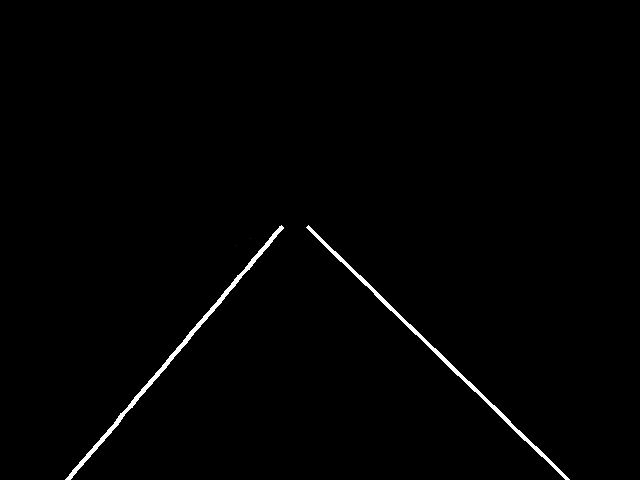
#> input picture MPC/mask/mask_test01.png, 640 x 480 px
$ python mask_line_detection.py
#> lines starting #> are read from the running program, lines starting #| are printed output that depends on the picture; after the words box and inside, x2 and y2 are one past the last pixel; in counts of white or black regions, pixels touching at a corner belong together
import cv2
import numpy as np
import math

# [Outras funções (trace_line, order_line_pixels, align_lines, merge_lines, resample_line, calculate_center_line) permanecem as mesmas]
def trace_line(roi, start_x, start_y, visited, max_gap=2):
    """Rastrea uma linha a partir de um pixel branco, seguindo pixels adjacentes com prioridade diagonal, tolerando pequenos gaps."""
    line_pixels = [(start_x, start_y)]
    visited[start_y, start_x] = True
    stack = [(start_x, start_y)]

    while stack:
        x, y = stack.pop()
        # Procurar em uma janela 5x5 para tolerar pequenos gaps
        for dy in range(-max_gap, max_gap + 1):
            for dx in range(-max_gap, max_gap + 1):
                if dx == 0 and dy == 0:
                    continue
                new_x, new_y = x + dx, y + dy
                if (0 <= new_x < roi.shape[1] and 0 <= new_y < roi.shape[0] and
                    not visited[new_y, new_x] and roi[new_y, new_x] == 255):
                    line_pixels.append((new_x, new_y))
                    visited[new_y, new_x] = True
                    stack.append((new_x, new_y))
    return line_pixels

def order_line_pixels(line_pixels):
    """Ordena os pontos de uma linha com base no valor de y (de menor para maior)."""
    if len(line_pixels) < 2:
        return line_pixels
    # Ordenar por y, e para y iguais, por x
    sorted_pixels = sorted(line_pixels, key=lambda p: (p[1], p[0]))
    return sorted_pixels

def align_lines(line1_pixels, line2_pixels):
    """Alinha as direções das duas linhas para que sigam a mesma orientação (de menor y para maior y)."""
    # Verificar os pontos inicial e final de cada linha
    start1_y = line1_pixels[0][1]
    end1_y = line1_pixels[-1][1]
    start2_y = line2_pixels[0][1]
    end2_y = line2_pixels[-1][1]

    # Se a linha 2 estiver na direção oposta (começando com y maior), invertê-la
    if start2_y > end2_y:
        line2_pixels = list(reversed(line2_pixels))

    # Garantir que ambas as linhas comecem com o menor y
    if start1_y > end1_y:
        line1_pixels = list(reversed(line1_pixels))

    return line1_pixels, line2_pixels

def merge_lines(lines, max_distance=5):
    """Junta linhas que estão próximas umas das outras (extremidades a poucos pixels de distância)."""
    if not lines:
        return lines

    merged_lines = [lines[0]]
    for i in range(1, len(lines)):
        current_line = lines[i]
        merged = False
        for j in range(len(merged_lines)):
            prev_line = merged_lines[j]
            # Verificar distância entre extremos
            start1, end1 = prev_line[0], prev_line[-1]
            start2, end2 = current_line[0], current_line[-1]
            distances = [
                math.sqrt((start1[0] - start2[0])**2 + (start1[1] - start2[1])**2),
                math.sqrt((start1[0] - end2[0])**2 + (start1[1] - end2[1])**2),
                math.sqrt((end1[0] - start2[0])**2 + (end1[1] - start2[1])**2),
                math.sqrt((end1[0] - end2[0])**2 + (end1[1] - end2[1])**2)
            ]
            min_dist = min(distances)
            if min_dist <= max_distance:
                # Juntar as linhas
                if distances.index(min_dist) == 0:  # start1 -> start2
                    merged_lines[j] = list(reversed(current_line)) + prev_line
                elif distances.index(min_dist) == 1:  # start1 -> end2
                    merged_lines[j] = current_line + prev_line
                elif distances.index(min_dist) == 2:  # end1 -> start2
                    merged_lines[j] = prev_line + current_line
                else:  # end1 -> end2
                    merged_lines[j] = prev_line + list(reversed(current_line))
                merged = True
                break
        if not merged:
            merged_lines.append(current_line)
    return merged_lines

def resample_line(line_pixels, num_points=50):
    """Reamostra uma linha para ter um número fixo de pontos, interpolando linearmente com base na distância acumulada."""
    if len(line_pixels) < 2:
        return line_pixels

    # Calcular distâncias acumuladas
    distances = [0]
    total_length = 0
    for i in range(1, len(line_pixels)):
        x1, y1 = line_pixels[i-1]
        x2, y2 = line_pixels[i]
        dist = math.sqrt((x2 - x1)**2 + (y2 - y1)**2)
        total_length += dist
        distances.append(total_length)

    if total_length == 0:
        return line_pixels

    # Normalizar as distâncias
    distances = [d / total_length for d in distances]

    # Gerar novos pontos
    new_points = []
    step = 1.0 / (num_points - 1)
    for i in range(num_points):
        t = i * step
        # Encontrar o intervalo onde t está
        for j in range(len(distances) - 1):
            if distances[j] <= t <= distances[j + 1]:
                frac = (t - distances[j]) / (distances[j + 1] - distances[j])
                x1, y1 = line_pixels[j]
                x2, y2 = line_pixels[j + 1]
                x = x1 + frac * (x2 - x1)
                y = y1 + frac * (y2 - y1)
                new_points.append((int(x), int(y)))
                break
        if t >= distances[-1]:  # Último ponto
            new_points.append(line_pixels[-1])

    return new_points

def calculate_center_line(line1_pixels, line2_pixels, num_points=50):
    """Calcula a linha central reamostrando e alinhando as duas linhas com base na distância acumulada, com suavização."""
    if not line1_pixels or not line2_pixels:
        return []

    # Ordenar os pontos de cada linha por y
    line1_pixels = order_line_pixels(line1_pixels)
    line2_pixels = order_line_pixels(line2_pixels)

    # Alinhar as direções das linhas
    line1_pixels, line2_pixels = align_lines(line1_pixels, line2_pixels)

    # Reamostrar ambas as linhas
    line1_resampled = resample_line(line1_pixels, num_points)
    line2_resampled = resample_line(line2_pixels, num_points)

    # Calcular a linha central como a média dos pontos correspondentes
    center_line = []
    min_length = min(len(line1_resampled), len(line2_resampled))
    for i in range(min_length):
        x1, y1 = line1_resampled[i]
        x2, y2 = line2_resampled[i]
        center_x = (x1 + x2) / 2
        center_y = (y1 + y2) / 2
        center_line.append((int(center_x), int(center_y)))

    # Suavizar a linha central com média móvel (janela de 5 pontos)
    smoothed_center_line = []
    window_size = 15
    for i in range(len(center_line)):
        if i < window_size - 1:
            # Para os primeiros pontos, usar média parcial
            window = center_line[:i + 1]
        elif i >= len(center_line) - (window_size - 1):
            # Para os últimos pontos, usar média parcial
            window = center_line[i - (window_size - 1):]
        else:
            # Janela completa
            window = center_line[i - (window_size - 1):i + 1]
        avg_x = int(sum(p[0] for p in window) / len(window))
        avg_y = int(sum(p[1] for p in window) / len(window))
        smoothed_center_line.append((avg_x, avg_y))

    return smoothed_center_line

# [Outras funções (trace_line, order_line_pixels, align_lines, merge_lines, resample_line, calculate_center_line) permanecem as mesmas]

def process_mask(mask_path, nmpc_pred=None, current_state=None):
    """Processa uma imagem de máscara para identificar linhas brancas apenas na ROI e exibe previsões NMPC."""
#> called with mask_path = '../mask/mask_test01.png'
    # Carregar a imagem
    mask = cv2.imread(mask_path, cv2.IMREAD_GRAYSCALE)
#> mask is the input picture: shape (480, 640); min 0, max 255, mean 2.4
    if mask is None:
        print("Erro: Não foi possível carregar a imagem.")
        return None, None, None, False, []

    # Definir ROI
    height, width = mask.shape
    roi_x = int(width * 0.05)
    roi_width = int(width * 0.90)
    roi_y = int(height * 0.5)
    roi_height = int(height * 0.6)
    roi = mask[roi_y:roi_y + roi_height, roi_x:roi_x + roi_width]
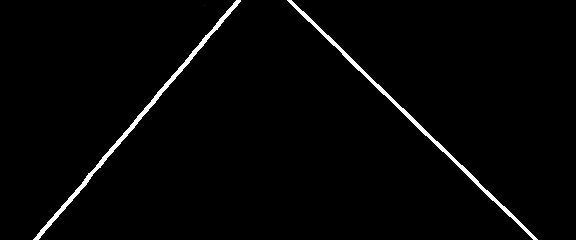
#> roi: shape (240, 576); min 0, max 255, mean 5
    print(f"ROI dimensions: width={roi_width}, height={roi_height}")
#| ROI dimensions: width=576, height=288

    # Encontrar pixels brancos (valor 255) dentro da ROI
    white_pixels = np.column_stack(np.where(roi == 255))
#> white_pixels = 2716 pairs, first value 0 to 239, second value 33 to 537
    if len(white_pixels) == 0:
        print("Nenhum pixel branco detectado na ROI.")
        cv2.imshow('Máscara sem Linhas', roi)
        cv2.waitKey(0)
        cv2.destroyAllWindows()
        return None, None, roi, False, []

    # Rastrear todas as linhas a partir de pixels brancos não visitados dentro da ROI
    visited = np.zeros_like(roi, dtype=bool)
    lines = []
    for y, x in white_pixels:
        if not visited[y, x]:
            line_pixels = trace_line(roi, x, y, visited, max_gap=2)
            if len(line_pixels) > 10:  # Filtrar linhas muito curtas
                lines.append(line_pixels)
#> this loop made 2716 passes
#> (y, x) on passes 1, 6: (0, 236), (0, 287)
#> after the loop, lines = 2 items

    # Juntar linhas que estão conectadas ou muito próximas
    lines = merge_lines(lines, max_distance=5)
#> the loop in merge_lines, `for i in range(1, len(lines)):` made 1 pass

    # Verificar se pelo menos uma linha foi detectada
    if not lines:
        print("Nenhuma linha detectada a partir dos pixels brancos na ROI.")
        cv2.imshow('Máscara sem Linhas', roi)
        cv2.waitKey(0)
        cv2.destroyAllWindows()
        return None, None, roi, False, []

    # Calcular a linha central ao longo das duas linhas
    center_line = []
    if len(lines) >= 2:
        line1_pixels = lines[0]  # Linha esquerda
#> line1_pixels = 1388 pairs, first value 33 to 240, second value 0 to 239
        line2_pixels = lines[1]  # Linha direita
#> line2_pixels = 1328 pairs, first value 287 to 537, second value 0 to 239
        center_line = calculate_center_line(line1_pixels, line2_pixels, num_points=50)
#> in order_line_pixels, `sorted_pixels = sorted(line_pixels, key=lambda p: (p[1], p[0]))`: sorted_pixels has the same summary as line1_pixels in process_mask
#> in align_lines, `start1_y = line1_pixels[0][1]`: start1_y = 0
#> in align_lines, `end1_y = line1_pixels[-1][1]`: end1_y = 239
#> in align_lines, `start2_y = line2_pixels[0][1]`: start2_y = 0
#> in align_lines, `end2_y = line2_pixels[-1][1]`: end2_y = 239
#> the loop in resample_line, `for i in range(1, len(line_pixels)):` made 1387 passes
#> (x1, y1, x2, y2, dist, total_length) on passes 1 to 3: (236, 0, 237, 0, 1, 1), (237, 0, 238, 0, 1, 2), (238, 0, 239, 0, 1, 3)
#> after the loop in resample_line, `for i in range(1, len(line_pixels)):`: distances = 1388 values from 0 to 2515.2; total_length = 2515.2
#> in resample_line, `distances = [d / total_length for d in distances]`: distances = 1388 values from 0 to 1
#> after the loop in resample_line, `for i in range(num_points):`: new_points = 50 pairs, first value 37 to 236, second value 0 to 239
#> in calculate_center_line, `line1_resampled = resample_line(line1_pixels, num_points)`: line1_resampled has the same summary as new_points in resample_line
#> the loop in resample_line (call 2), `for i in range(1, len(line_pixels)):` made 1327 passes
#> (x1, y1, x2, y2, dist, total_length) on passes 1 to 3: (287, 0, 288, 0, 1, 1), (288, 0, 289, 0, 1, 2), (289, 0, 290, 0, 1, 3)
#> the loop in calculate_center_line, `for i in range(len(center_line)):` made 50 passes

    # Imprimir os pontos da linha central para depuração
    print("Center line points (x, y):")
    for x, y in center_line[:5]:  # Mostrar os primeiros 5 pontos para não sobrecarregar
        print(f"  ({x}, {y})")
#> this loop made 5 passes
#> (x, y) on passes 1 to 5: (261, 0), (262, 2), (262, 5), (263, 7), (263, 9)
#> (printed output is left out)

    # Visualizar linhas detectadas com cores diferentes apenas na ROI
    line_display = cv2.cvtColor(roi, cv2.COLOR_GRAY2BGR)
    colors = [(0, 255, 0), (0, 0, 255)]
    for idx, line_pixels in enumerate(lines[:2]):  # Usar apenas as duas primeiras linhas
        color = colors[idx % len(colors)]
        for i in range(len(line_pixels) - 1):
            x1, y1 = line_pixels[i]
            x2, y2 = line_pixels[i + 1]
            cv2.line(line_display, (x1, y1), (x2, y2), color, 2)
#> this loop made 2 passes
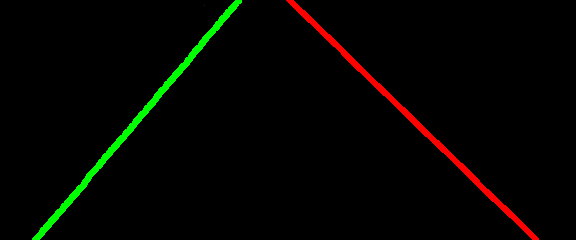
#> line_display: shape (240, 576, 3); mean B, G, R 0, 4, 3.8
    if center_line:
        for i in range(len(center_line) - 1):
            x1, y1 = center_line[i]
            x2, y2 = center_line[i + 1]
            cv2.line(line_display, (x1, y1), (x2, y2), (255, 255, 255), 2)  # Linha central branca
#> this loop made 49 passes
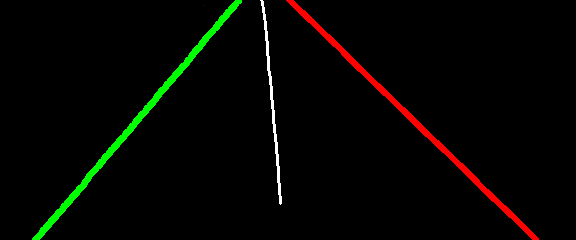
#> line_display: shape (240, 576, 3); 0.44% of pixels changed, all inside (x1, y1, x2, y2) = (260, 0, 282, 205)

    # Desenhar a trajetória predita pelo NMPC
    if nmpc_pred is not None and current_state is not None:
        # Extrair as posições preditas (x, y) do X_pred
        x_pred = nmpc_pred[0, :].flatten()  # Converter para array 1D
        y_pred = nmpc_pred[1, :].flatten()  # Converter para array 1D
        x_current, y_current = current_state[0] * 100.0, current_state[1] * 100.0  # Re-escalar para pixels

        # Imprimir valores para depuração
        print("Predicted trajectory points (x_pred, y_pred) in pixels:")
        for i in range(len(x_pred)):
            x_pixel = x_pred[i] * 100.0  # Re-escalar para pixels
            y_pixel = y_pred[i] * 100.0
            print(f"  Step {i}: ({x_pixel:.1f}, {y_pixel:.1f})")
        print(f"Current position in pixels: x={x_current:.1f}, y={y_current:.1f}")

        # Desenhar a trajetória predita como uma linha tracejada (vermelha)
        for i in range(len(x_pred) - 1):
            x1 = int(x_pred[i] * 100.0)  # Re-escalar para pixels
            y1 = int(y_pred[i] * 100.0)
            x2 = int(x_pred[i + 1] * 100.0)
            y2 = int(y_pred[i + 1] * 100.0)
            # Verificar se as coordenadas estão dentro da ROI
            if (0 <= x1 < roi_width and 0 <= y1 < roi_height) and (0 <= x2 < roi_width and 0 <= y2 < roi_height):
                cv2.line(line_display, (x1, y1), (x2, y2), (0, 0, 255), 2, cv2.LINE_4)  # Linha tracejada
            else:
                print(f"Warning: Predicted point out of ROI bounds at step {i}: ({x1}, {y1}) to ({x2}, {y2})")

        # Desenhar um marcador na posição atual (verde)
        if 0 <= int(x_current) < roi_width and 0 <= int(y_current) < roi_height:
            cv2.circle(line_display, (int(x_current), int(y_current)), 5, (0, 255, 0), -1)
        else:
            print(f"Warning: Current position out of ROI bounds: ({x_current}, {y_current})")

    cv2.imshow('Linhas Detectadas', line_display)
    cv2.waitKey(0)
    cv2.destroyAllWindows()
    return 0.0, 0.0, line_display, True if center_line else False, center_line

def main():
    """Função principal para testar a detecção de linhas."""
    mask_path = "../mask/mask_test01.png"
    y_ref, psi_ref, display_img, lines_detected, center_line = process_mask(mask_path)
    if not lines_detected:
        print("Nenhuma linha detectada com sucesso.")
    return center_line

if __name__ == "__main__":
    center_line = main()

$ run again, with MPC/mask/mask_test02.png copied over MPC/mask/mask_test01.png
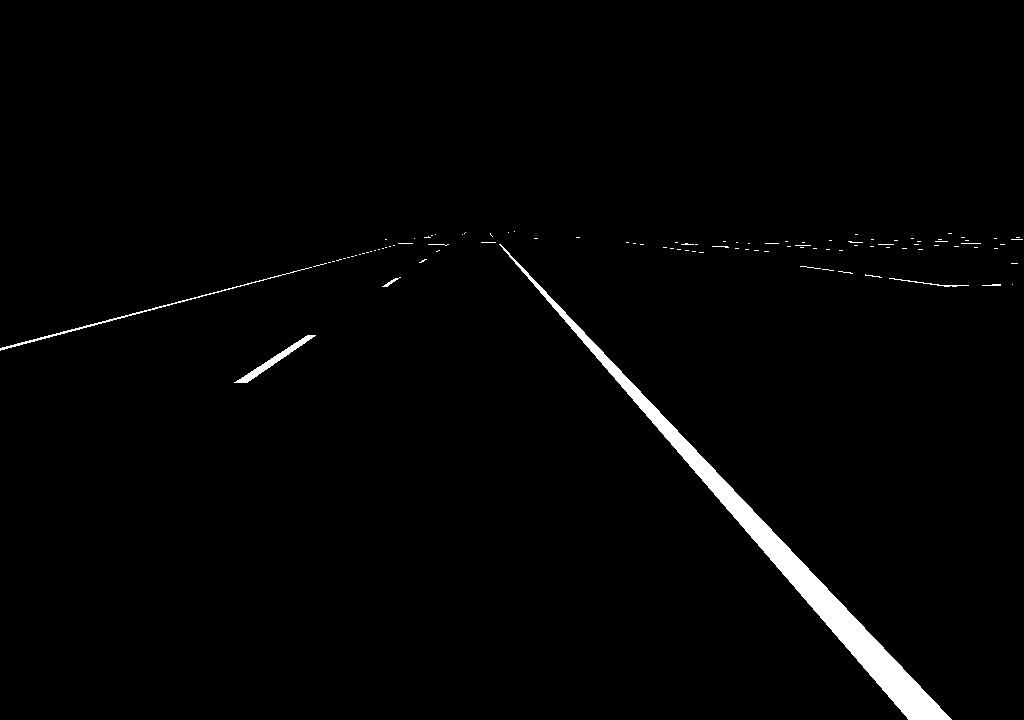
#> input picture MPC/mask/mask_test02.png, 1024 x 720 px
#> in process_mask, mask is the input picture: shape (720, 1024); min 0, max 255, mean 4.4
#| ROI dimensions: width=921, height=432
#> white_pixels = 8196 pairs, first value 0 to 359, second value 184 to 900
#> the loop in process_mask, `for y, x in white_pixels:` made 8196 passes
#> (y, x) on passes 1, 7: (0, 219), (0, 550)
#> after the loop in process_mask, `for y, x in white_pixels:`: lines = 2 items
#> the loop in merge_lines, `for i in range(1, len(lines)):` made 1 pass
#> in process_mask, `line1_pixels = lines[0]`: line1_pixels = 155 pairs, first value 184 to 227, second value 0 to 22
#> in process_mask, `line2_pixels = lines[1]`: line2_pixels = 8041 pairs, first value 549 to 900, second value 0 to 359
#> sorted_pixels has the same summary as line1_pixels in process_mask
#> start1_y = 0
#> end1_y = 22
#> start2_y = 0
#> end2_y = 359
#> the loop in resample_line, `for i in range(1, len(line_pixels)):` made 154 passes
#> (x1, y1, x2, y2, dist, total_length) on passes 1 to 3: (219, 0, 220, 0, 1, 1), (220, 0, 222, 0, 2, 3), (222, 0, 223, 0, 1, 4)
#> after the loop in resample_line, `for i in range(1, len(line_pixels)):`: distances = 155 values from 0 to 492; total_length = 492
#> in resample_line, `distances = [d / total_length for d in distances]`: distances = 155 values from 0 to 1
#> after the loop in resample_line, `for i in range(num_points):`: new_points = 50 pairs, first value 185 to 224, second value 0 to 22
#> line1_resampled has the same summary as new_points in resample_line
#> the loop in resample_line (call 2), `for i in range(1, len(line_pixels)):` made 8040 passes
#> (x1, y1, x2, y2, dist, total_length) on passes 1 to 3: (550, 0, 552, 0, 2, 2), (552, 0, 554, 0, 2, 4), (554, 0, 556, 0, 2, 6)
#> the loop in calculate_center_line, `for i in range(len(center_line)):` made 50 passes
#> the loop in process_mask, `for x, y in center_line[:5]:` made 5 passes
#> (x, y) on passes 1 to 5: (384, 0), (391, 4), (393, 8), (397, 12), (399, 16)
#> (printed output is left out)
#> the loop in process_mask, `for idx, line_pixels in enumerate(lines[:2]):` made 2 passes
#> after the loop in process_mask, `for idx, line_pixels in enumerate(lines[:2]):`:
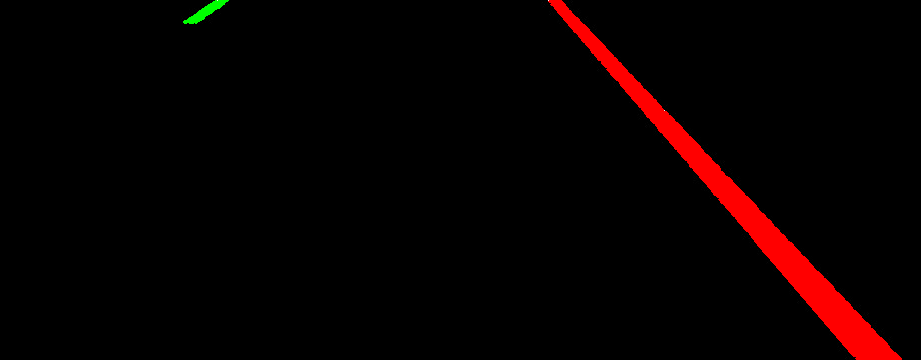
#> line_display: shape (360, 921, 3); mean B, G, R 0, 0.3, 8.5
#> the loop in process_mask, `for i in range(len(center_line) - 1):` made 49 passes
#> after the loop in process_mask, `for i in range(len(center_line) - 1):`:
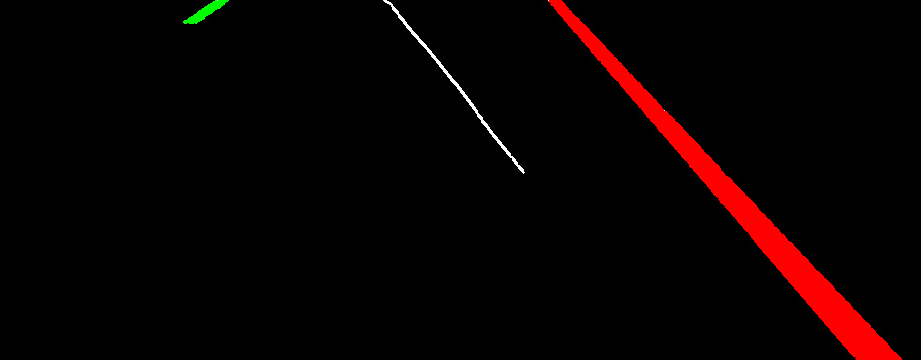
#> line_display: shape (360, 921, 3); 0.22% of pixels changed, all inside (x1, y1, x2, y2) = (383, 0, 525, 174)
